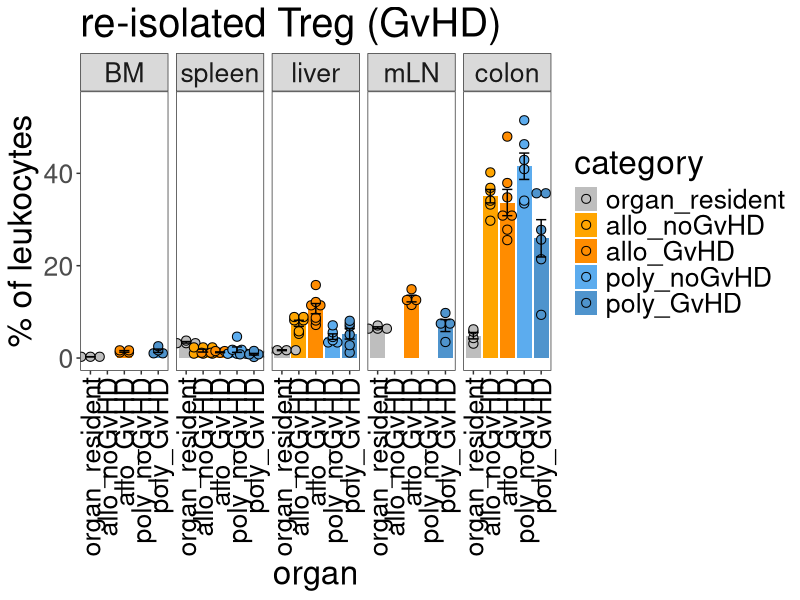
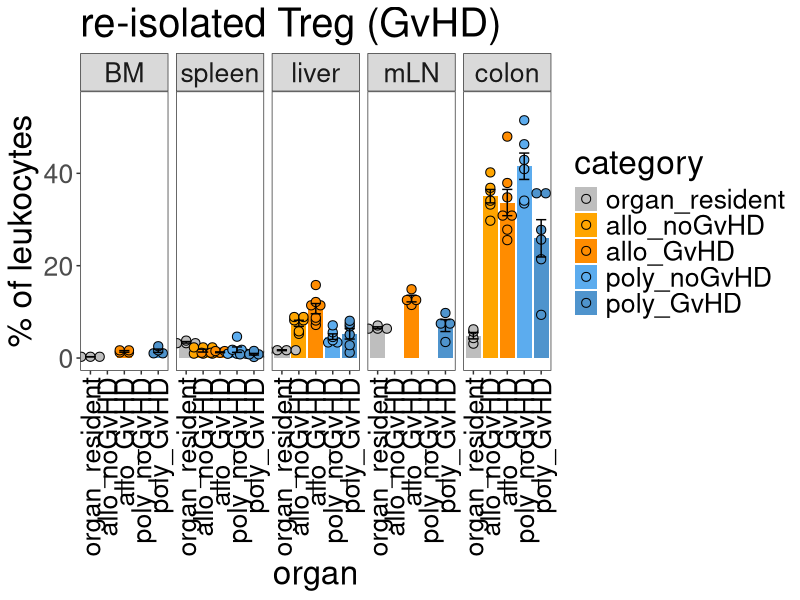

Generate these figures, in order, with R: (Note: this script raises an error after producing the figures.)
## ---- chunk 1
knitr::opts_chunk$set(echo = TRUE)
knitr::opts_knit$set(root.dir = normalizePath(".."))
knitr::write_bib(.packages(), "FigureS2b_TregPercent.7dafterBMT_inVivoDistribution.packages.bib")
## ---- chunk 2
library(ggplot2)
library(scales)
library(car)
## ---- chunk 3
Treg.data <- read.delim("./data/TregDistributionPerc.txt", header=TRUE)
Treg.data$organ <- factor(Treg.data$organ,levels = c("BM","spleen","liver","mLN","colon"))
Treg.data$category <- factor(Treg.data$category,levels = c("organ_resident","allo_noGvHD","allo_GvHD","poly_noGvHD","poly_GvHD"))
## ---- chunk 4
p <- ggplot(Treg.data, aes(x=category, y=WBCperc, fill=category)) + coord_cartesian(ylim = c(0,55))
p <- p + stat_summary(fun = mean, geom = "bar",  position=position_dodge(.9))
p <- p + geom_dotplot(binaxis='y', stackdir='center',  position=position_dodge(.9), dotsize=4, stackratio = 1, binwidth=.5) 
p <- p + stat_summary(fun.data=mean_se, geom="errorbar", color="black", size=0.5, width = 0.6, position=position_dodge(.9))
p <- p + theme_bw() + theme(panel.grid.major = element_blank(), panel.grid.minor = element_blank(), axis.text.x = element_text(angle = 90, vjust = 0.5, hjust=1, color="black"), text = element_text(size = 24))
p <- p + scale_fill_manual(values = c("gray","orange","darkorange","steelblue2","steelblue3"))
p <- p + labs(title="re-isolated Treg (GvHD)",x="organ", y = "% of leukocytes")
p <- p + facet_wrap(~organ, nrow=1)
p
pdf("./figures/TregOrganDistPerc.pdf", height=5.5, width=9)
p
dev.off()
## ---- chunk 5
Treg.data$category <- factor(Treg.data$category,levels = c("organ_resident","allo_noGvHD","poly_noGvHD","allo_GvHD","poly_GvHD"))
Treg.dataLiver <- Treg.data[ which(Treg.data$organ=='liver' & (Treg.data$type=='GvHD' | Treg.data$type=='noGvHD')), ]
Treg.dataColon <- Treg.data[ which(Treg.data$organ=='colon' & (Treg.data$type=='GvHD' | Treg.data$type=='noGvHD')), ]
Treg.dataSpleen <- Treg.data[ which(Treg.data$organ=='spleen' & (Treg.data$type=='GvHD' | Treg.data$type=='noGvHD')), ]
Treg.dataBM <- Treg.data[ which(Treg.data$organ=='BM' & (Treg.data$type=='GvHD')), ]
Treg.datamLN <- Treg.data[ which(Treg.data$organ=='mLN' & (Treg.data$type=='GvHD')), ]
## ---- chunk 6
leveneTest(WBCperc~category, data=Treg.dataLiver, center=mean)  # n.s.
shapiro.test(Treg.dataLiver$WBCperc[1:6]) 						 # n.s.
shapiro.test(Treg.dataLiver$WBCperc[7:12])						 # n.s.
shapiro.test(Treg.dataLiver$WBCperc[13:19])                      # n.s.
shapiro.test(Treg.dataLiver$WBCperc[20:25])                      # n.s.

Treg.liver.res.aov <- aov(WBCperc~category, data=Treg.dataLiver)
summary (Treg.liver.res.aov)
## ---- chunk 7
TukeyHSD(Treg.liver.res.aov)
## ---- chunk 8
leveneTest(WBCperc~category, data=Treg.dataSpleen, center=mean)  # n.s.
shapiro.test(Treg.dataSpleen$WBCperc[1:6]) 						 # n.s.
shapiro.test(Treg.dataSpleen$WBCperc[7:12])						 # n.s.
shapiro.test(Treg.dataSpleen$WBCperc[13:19])                      # significant
shapiro.test(Treg.dataSpleen$WBCperc[20:25])                      # significant

Treg.spleen.res.aov <- aov(WBCperc~category, data=Treg.dataSpleen)
summary (Treg.spleen.res.aov)

## ---- chunk 9
kruskal.test(WBCperc~category, data=Treg.dataSpleen)
## ---- chunk 10
leveneTest(WBCperc~category, data=Treg.dataColon, center=mean)  # n.s.
shapiro.test(Treg.dataColon$WBCperc[1:6]) 						 # n.s.
shapiro.test(Treg.dataColon$WBCperc[7:12])						 # n.s.
shapiro.test(Treg.dataColon$WBCperc[13:19])                      # n.s.
shapiro.test(Treg.dataColon$WBCperc[20:25])                      # n.s.

Treg.colon.res.aov <- aov(WBCperc~category, data=Treg.dataColon)
summary (Treg.colon.res.aov)
## ---- chunk 11
TukeyHSD(Treg.colon.res.aov)
## ---- chunk 12
var.test(WBCperc~category, data=Treg.dataBM, center=mean)  # n.s.
shapiro.test(Treg.dataBM$WBCperc[1:4]) 						 # n.s.
shapiro.test(Treg.dataBM$WBCperc[5:8])						 # n.s.
## ---- chunk 13
Treg.BM.res.t.test <- t.test(WBCperc~category, data=Treg.dataBM, var.equal = TRUE)
Treg.BM.res.t.test
## ---- chunk 14
var.test(WBCperc~category, data=Treg.datamLN, center=mean)  # n.s.
shapiro.test(Treg.datamLN$WBCperc[1:4]) 						 # n.s.
shapiro.test(Treg.datamLN$WBCperc[5:8])						 # n.s.
## ---- chunk 15
Treg.mLN.res.t.test <- t.test(WBCperc~category, data=Treg.datamLN, var.equal = TRUE)
Treg.mLN.res.t.test
## ---- chunk 16
sessionInfo(package = NULL)
writeLines(capture.output(sessionInfo(package = NULL)), "./Rscripts/FigureS2b_TregPercent.7dafterBMT_inVivoDistribution_SessionInfo.txt")
